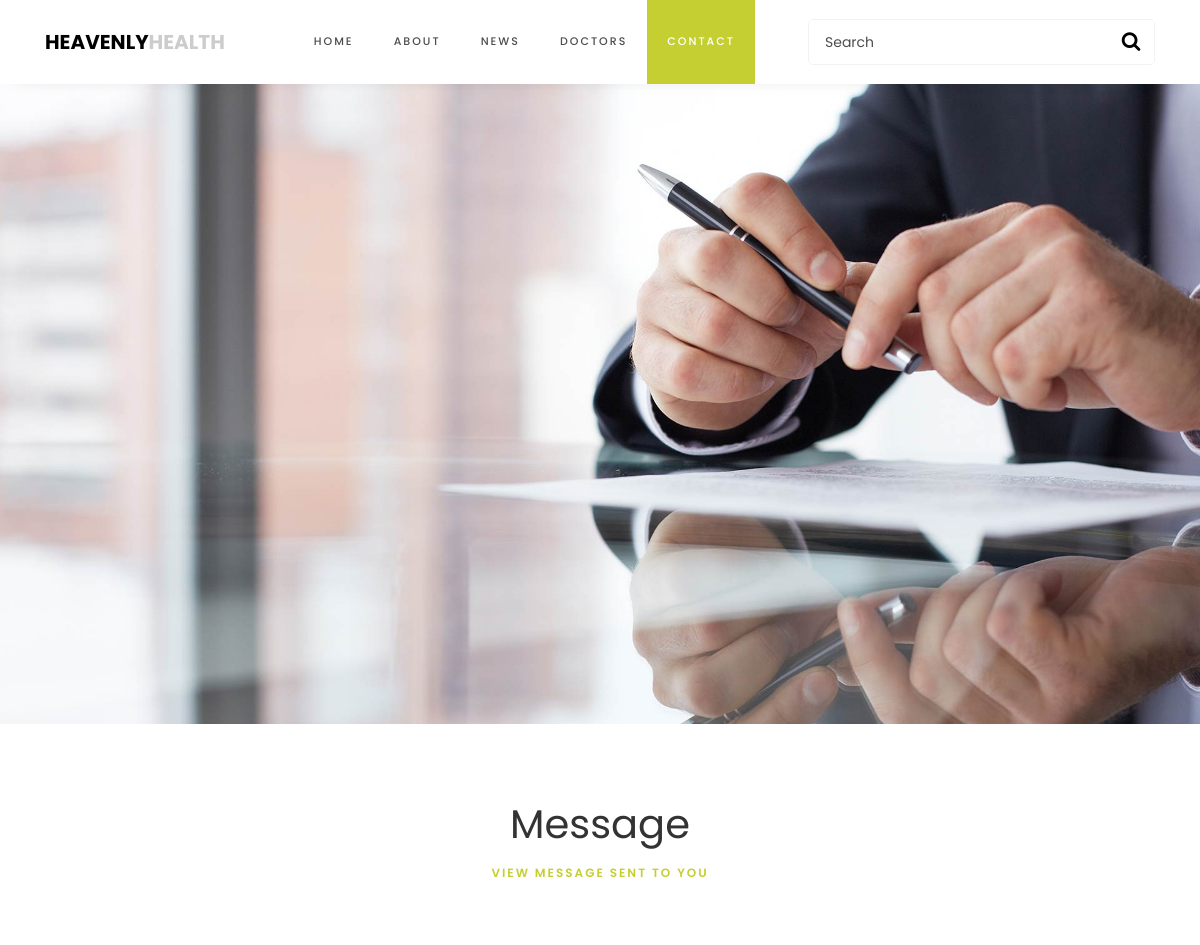
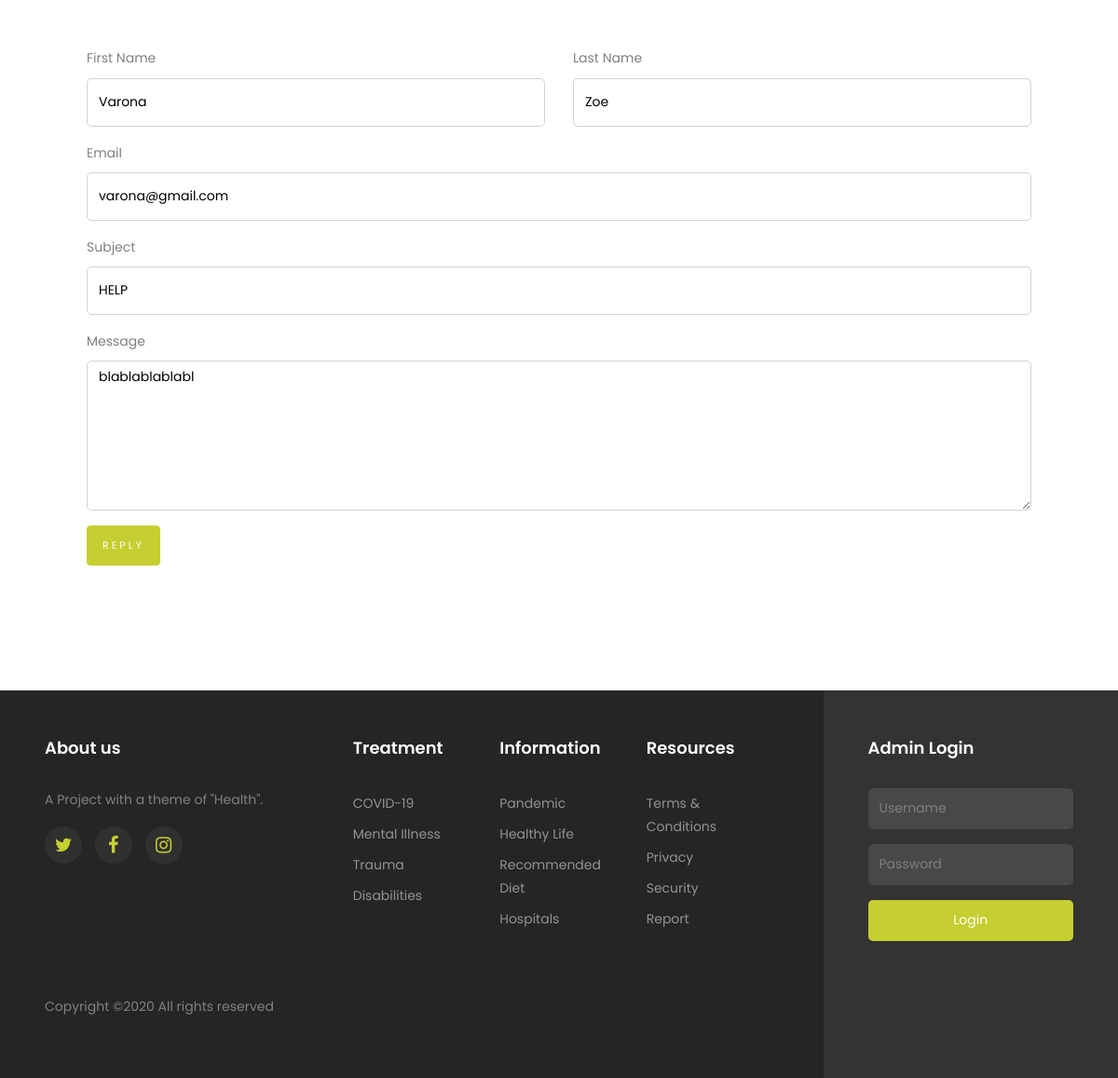
Page /index.php/admin/checkm/1 on the committed database (2 pictures, top to bottom).
### tables this page shows
CREATE TABLE `contacts` (
  `id` int(11) NOT NULL,
  `fname` varchar(10) NOT NULL,
  `lname` varchar(10) NOT NULL,
  `email` varchar(30) NOT NULL,
  `subject` varchar(20) NOT NULL,
  `message` varchar(100) NOT NULL
);

### application/controllers/Admin.php (called while the page is built, shortened)
<?php
class Admin extends CI_Controller {
    public function __construct()
	{
		$this->load->model('rolemodel');
		$this->load->model('loginmodel');
		$this->load->helper(array('form', 'url'));
	}
	public function checkM($id)
	{
		$data['message'] = $this->rolemodel->getOneMessage($id);;
		$this->load->view('admin/checkm',$data);
	}
}

### index.php (called while the page is built, shortened)
<?php
require_once BASEPATH.'core/CodeIgniter.php';

### application/models/RoleModel.php (called while the page is built, shortened)
<?php
class rolemodel extends CI_Model {
	public function getOneMessage($id) {
		$this->db->where('id', $id);
		return $this->db->get('contacts')->result();
	}
}

### application/views/admin/CheckM.php (the view, shortened to what this page needs)
<!DOCTYPE html>
<html>
<head>
	<link rel="stylesheet" href="https://stackpath.bootstrapcdn.com/bootstrap/4.4.1/css/bootstrap.min.css">
	<link rel="stylesheet" href="<?php echo base_url() ?>assets/css/style.css">
	<link rel="stylesheet" href="<?php echo base_url() ?>assets/css/owl.carousel.min.css">
	<link rel="stylesheet" href="<?php echo base_url() ?>assets/css/owl.theme.default.min.css">
  <link rel="stylesheet" href="https://stackpath.bootstrapcdn.com/font-awesome/4.7.0/css/font-awesome.min.css">
</head>
<body>
	<nav class="navbar navbar-expand-lg navbar-dark ftco_navbar bg-dark ftco-navbar-light" id="ftco-navbar">
	    <div class="container">
	    	<a class="navbar-brand" href="<?php echo base_url() ?>">HEAVENLY<span>HEALTH</span></a>
	    	<form action="#" class="searchform order-sm-start order-lg-last">
          <div class="form-group d-flex">
            <input type="text" class="form-control pl-3" placeholder="Search">
            <button type="submit" placeholder="" class="form-control search"><span class="fa fa-search"></span></button>
          </div>
        </form>
	      <div class="collapse navbar-collapse" id="ftco-nav">
	        <ul class="navbar-nav m-auto">
	        	<li class="nav-item"><a href="<?php echo base_url() ?>" class="nav-link">Home</a></li>
	        	<li class="nav-item"><a href="<?php echo base_url('index.php/home/about') ?>" class="nav-link">About</a></li>
            <li class="nav-item"><a href="<?php echo base_url('index.php/home/news') ?>" class="nav-link">News</a></li>
            <li class="nav-item"><a href="<?php echo base_url('index.php/home/doctors') ?>" class="nav-link">Doctors</a></li>
            <li class="nav-item active"><a href="<?php echo base_url('index.php/home/contacts') ?>" class="nav-link">Contact</a></li>
	        </ul>
	      </div>
	    </div>
	 </nav>
	 <img src="<?php echo base_url(); ?>assets/images/bg_6.jpg" class="img-fluid" alt="Responsive image">
   <section class="site-section">
      <div class="container">
          <div class="row justify-content-center pb-5 mb-3">
            <div class="col-md-7 heading-section text-center">
              <h1> Message </h1>
              <span class="subheading">VIEW MESSAGE SENT TO YOU</span>
          </div>
      </div>
      <?php foreach ($message as $row): ?>
      <form method="POST" action="" class="p-5 mt-0 bg-white" style="margin-top: -150px;">
          <div class="row form-group">
            <div class="col-md-6 mb-3 mb-md-0">
              <label class="text-black" for="fname">First Name</label>
              <input type="text" id="fname" name="fname" class="form-control" value="<?= $row->fname ?>" disabled>
            </div>
            <div class="col-md-6">
              <label class="text-black" for="lname">Last Name</label>
              <input type="text" id="lname" name="lname" class="form-control" value="<?= $row->lname ?>" disabled>
            </div>
          </div>
          <div class="row form-group">
            <div class="col-md-12">
                <label class="text-black" for="email">Email</label>
                <input type="email" id="email" name="email" class="form-control" value="<?= $row->email ?>" disabled>
            </div>
          </div>
          <div class="row form-group">
            <div class="col-md-12">
                <label class="text-black" for="subject">Subject</label>
                <input type="subject" id="subject" name="subject" class="form-control" value="<?= $row->subject ?>" disabled>
            </div>
          </div>
          <div class="row form-group">
            <div class="col-md-12">
                <label class="text-black" for="message">Message</label>
                <textarea name="message" id="message" cols="30" rows="7" class="form-control" disabled><?= $row->message ?></textarea>
            </div>
          </div>
          <div class="row form-group">
            <div class="col-md-12">
                <input type="submit" value="Reply" class="btn btn-pill btn-primary btn-md text-white">
            </div>
          </div>
        </form>
        <?php endforeach ?>
        </div>
      </section>
    <footer class="footer">
  <div class="container-fluid px-lg-5">
    <div class="row">
      <div class="col-md-9 py-5">
        <div class="row">
          <div class="col-md-4 mb-md-0 mb-4">
            <h2 class="footer-heading">About us</h2>
            <p>A Project with a theme of "Health".</p>
            <ul class="ftco-footer-social p-0">
                  <li><a href="#" data-toggle="tooltip" data-placement="top" title="Twitter"><span class="fa fa-twitter"></span></a></li>
                  <li><a href="#" data-toggle="tooltip" data-placement="top" title="Facebook"><span class="fa fa-facebook"></span></a></li>
                  <li><a href="#" data-toggle="tooltip" data-placement="top" title="Instagram"><span class="fa fa-instagram"></span></a></li>
                </ul>
          </div>
          <div class="col-md-8">
            <div class="row justify-content-center">
              <div class="col-md-12 col-lg-10">
                <div class="row">
                  <div class="col-md-4 mb-md-0 mb-4">
                        <h2 class="footer-heading">Treatment</h2>
                        <ul class="list-unstyled">
                          <li><a href="#" class="py-1 d-block">COVID-19</a></li>
                          <li><a href="#" class="py-1 d-block">Mental Illness</a></li>
                          <li><a href="#" class="py-1 d-block">Trauma</a></li>
                          <li><a href="#" class="py-1 d-block">Disabilities</a></li>
                        </ul>
                      </div>
                      <div class="col-md-4 mb-md-0 mb-4">
                        <h2 class="footer-heading">Information</h2>
                        <ul class="list-unstyled">
                          <li><a href="#" class="py-1 d-block">Pandemic</a></li>
                          <li><a href="#" class="py-1 d-block">Healthy Life</a></li>
                          <li><a href="#" class="py-1 d-block">Recommended Diet</a></li>
                          <li><a href="#" class="py-1 d-block">Hospitals</a></li>
                        </ul>
                      </div>
                      <div class="col-md-4 mb-md-0 mb-4">
                        <h2 class="footer-heading">Resources</h2>
                        <ul class="list-unstyled">
                          <li><a href="#" class="py-1 d-block">Terms & Conditions</a></li>
                          <li><a href="#" class="py-1 d-block">Privacy</a></li>
                          <li><a href="#" class="py-1 d-block">Security</a></li>
                          <li><a href="#" class="py-1 d-block">Report</a></li>
                        </ul>
                      </div>
                    </div>
                  </div>
                </div>
              </div>
            </div>
            <div class="row mt-md-5">
              <div class="col-md-12">
                <p class="copyright"> Copyright &copy;2020 All rights reserved </p>
              </div>
            </div>
          </div>
          <div class="col-md-3 py-md-5 py-4 aside-stretch-right pl-lg-5">
            <h2 class="footer-heading">Admin Login</h2>
            <form method="POST" action="<?php echo base_url('index.php/home/login') ?>" class="form-consultation">
              <div class="form-group">
                <input type="text" name="username" class="form-control" placeholder="Username" required>
              </div>
              <div class="form-group">
                <input type="password" name="password" class="form-control" placeholder="Password" required>
              </div>
              <div class="form-group">
                <button type="submit" class="form-control submit px-3">Login</button>
              </div>
            </form>
          </div>
        </div>
      </div>
    </footer>
</body>
</html>

### rows in the picture
contacts: fname "Varona", lname "Zoe", email "varona@gmail.com", subject "HELP", message "blablablablabl"
